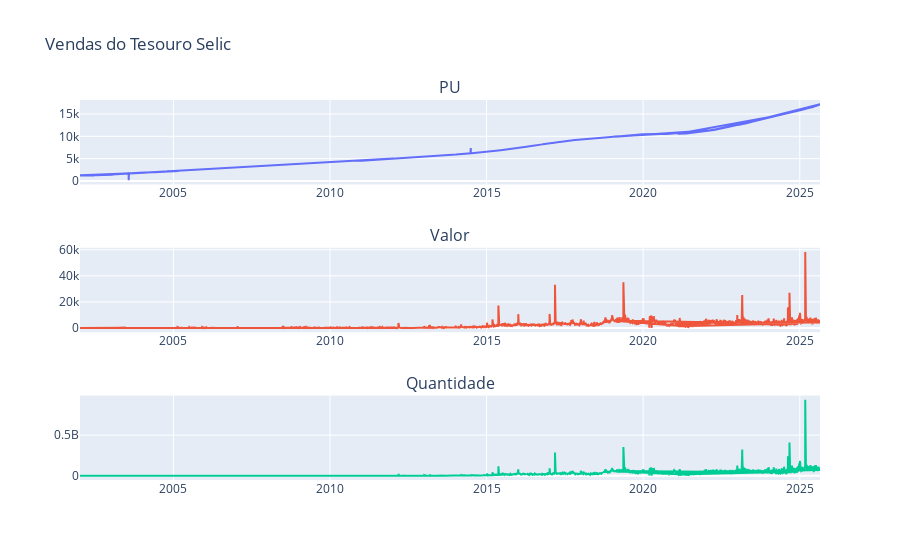

Notebook code cell kept with this figure:
### Code cell
fig = make_subplots(rows=3, cols=1, subplot_titles=("PU", "Valor" , 'Quantidade'))

# Adicionando os traces aos subplots
fig.add_trace(go.Scatter(x=selic.index, y=selic['PU'], mode='lines', name='Dados 1'), row=1, col=1)
fig.add_trace(go.Scatter(x=selic.index, y=selic['Quantidade'], mode='lines', name='Dados 2'), row=2, col=1)
fig.add_trace(go.Scatter(x=selic.index, y=selic['Valor'], mode='lines', name='Dados 2'), row=3, col=1)

# Configurando o layout
fig.update_layout(title="Vendas do Tesouro Selic", showlegend=False)

### Figure 1 — Plotly figure (JSON) as saved in the notebook; plotly's stock layout.template omitted (floating-point values rounded to 4 significant figures; data arrays with more than 128 entries replaced by an {"elided": "..."} marker saying what was removed)
{"data": [{"mode": "lines", "name": "Dados 1", "type": "scatter", "x": {"elided": "9963 str values"}, "xaxis": "x", "y": {"elided": "9963 float values"}, "yaxis": "y"}, {"mode": "lines", "name": "Dados 2", "type": "scatter", "x": {"elided": "9963 str values"}, "xaxis": "x2", "y": {"elided": "9963 float values"}, "yaxis": "y2"}, {"mode": "lines", "name": "Dados 2", "type": "scatter", "x": {"elided": "9963 str values"}, "xaxis": "x3", "y": {"elided": "9963 float values"}, "yaxis": "y3"}], "layout": {"annotations": [{"font": {"size": 16}, "showarrow": false, "text": "PU", "x": 0.5, "xanchor": "center", "xref": "paper", "y": 1, "yanchor": "bottom", "yref": "paper"}, {"font": {"size": 16}, "showarrow": false, "text": "Valor", "x": 0.5, "xanchor": "center", "xref": "paper", "y": 0.6111, "yanchor": "bottom", "yref": "paper"}, {"font": {"size": 16}, "showarrow": false, "text": "Quantidade", "x": 0.5, "xanchor": "center", "xref": "paper", "y": 0.2222, "yanchor": "bottom", "yref": "paper"}], "showlegend": false, "title": {"text": "Vendas do Tesouro Selic"}, "xaxis": {"anchor": "y", "domain": [0, 1]}, "xaxis2": {"anchor": "y2", "domain": [0, 1]}, "xaxis3": {"anchor": "y3", "domain": [0, 1]}, "yaxis": {"anchor": "x", "domain": [0.7778, 1]}, "yaxis2": {"anchor": "x2", "domain": [0.3889, 0.6111]}, "yaxis3": {"anchor": "x3", "domain": [0, 0.2222]}}}
